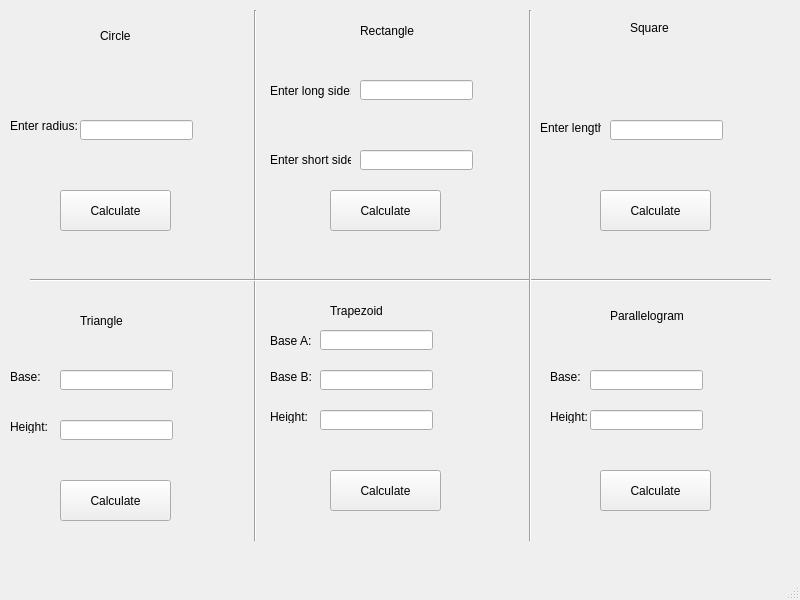
<?xml version="1.0" encoding="UTF-8"?>
<ui version="4.0">
 <class>MainWindow</class>
 <widget class="QMainWindow" name="MainWindow">
  <property name="geometry">
   <rect>
    <x>0</x>
    <y>0</y>
    <width>800</width>
    <height>600</height>
   </rect>
  </property>
  <property name="windowTitle">
   <string>LANGDON_SHAPES</string>
  </property>
  <widget class="QWidget" name="centralwidget">
   <widget class="QLabel" name="radius_label">
    <property name="geometry">
     <rect>
      <x>10</x>
      <y>100</y>
      <width>101</width>
      <height>51</height>
     </rect>
    </property>
    <property name="text">
     <string>Enter radius:</string>
    </property>
   </widget>
   <widget class="QLineEdit" name="radius_input">
    <property name="geometry">
     <rect>
      <x>80</x>
      <y>120</y>
      <width>113</width>
      <height>20</height>
     </rect>
    </property>
   </widget>
   <widget class="QPushButton" name="calc_button_circle">
    <property name="geometry">
     <rect>
      <x>60</x>
      <y>190</y>
      <width>111</width>
      <height>41</height>
     </rect>
    </property>
    <property name="text">
     <string>Calculate</string>
    </property>
   </widget>
   <widget class="Line" name="line">
    <property name="geometry">
     <rect>
      <x>240</x>
      <y>10</y>
      <width>31</width>
      <height>531</height>
     </rect>
    </property>
    <property name="orientation">
     <enum>Qt::Vertical</enum>
    </property>
   </widget>
   <widget class="QLabel" name="label">
    <property name="geometry">
     <rect>
      <x>100</x>
      <y>10</y>
      <width>91</width>
      <height>51</height>
     </rect>
    </property>
    <property name="styleSheet">
     <string notr="true">font: 12pt &quot;MS Shell Dlg 2&quot;;</string>
    </property>
    <property name="text">
     <string>Circle</string>
    </property>
   </widget>
   <widget class="Line" name="line_2">
    <property name="geometry">
     <rect>
      <x>30</x>
      <y>270</y>
      <width>741</width>
      <height>20</height>
     </rect>
    </property>
    <property name="orientation">
     <enum>Qt::Horizontal</enum>
    </property>
   </widget>
   <widget class="Line" name="line_3">
    <property name="geometry">
     <rect>
      <x>520</x>
      <y>10</y>
      <width>20</width>
      <height>531</height>
     </rect>
    </property>
    <property name="orientation">
     <enum>Qt::Vertical</enum>
    </property>
   </widget>
   <widget class="QLabel" name="label_2">
    <property name="geometry">
     <rect>
      <x>360</x>
      <y>20</y>
      <width>81</width>
      <height>21</height>
     </rect>
    </property>
    <property name="styleSheet">
     <string notr="true">font: 12pt &quot;MS Shell Dlg 2&quot;;</string>
    </property>
    <property name="text">
     <string>Rectangle</string>
    </property>
   </widget>
   <widget class="QLabel" name="label_3">
    <property name="geometry">
     <rect>
      <x>270</x>
      <y>80</y>
      <width>81</width>
      <height>21</height>
     </rect>
    </property>
    <property name="text">
     <string>Enter long side:</string>
    </property>
   </widget>
   <widget class="QLabel" name="label_4">
    <property name="geometry">
     <rect>
      <x>270</x>
      <y>150</y>
      <width>81</width>
      <height>20</height>
     </rect>
    </property>
    <property name="text">
     <string>Enter short side:</string>
    </property>
   </widget>
   <widget class="QLineEdit" name="long_side_input">
    <property name="geometry">
     <rect>
      <x>360</x>
      <y>80</y>
      <width>113</width>
      <height>20</height>
     </rect>
    </property>
   </widget>
   <widget class="QLineEdit" name="short_side_input">
    <property name="geometry">
     <rect>
      <x>360</x>
      <y>150</y>
      <width>113</width>
      <height>20</height>
     </rect>
    </property>
   </widget>
   <widget class="QPushButton" name="calc_button_rectangle">
    <property name="geometry">
     <rect>
      <x>330</x>
      <y>190</y>
      <width>111</width>
      <height>41</height>
     </rect>
    </property>
    <property name="text">
     <string>Calculate</string>
    </property>
   </widget>
   <widget class="QLabel" name="label_5">
    <property name="geometry">
     <rect>
      <x>630</x>
      <y>20</y>
      <width>61</width>
      <height>16</height>
     </rect>
    </property>
    <property name="styleSheet">
     <string notr="true">font: 12pt &quot;MS Shell Dlg 2&quot;;</string>
    </property>
    <property name="text">
     <string>Square</string>
    </property>
   </widget>
   <widget class="QLineEdit" name="side_input">
    <property name="geometry">
     <rect>
      <x>610</x>
      <y>120</y>
      <width>113</width>
      <height>20</height>
     </rect>
    </property>
   </widget>
   <widget class="QLabel" name="label_6">
    <property name="geometry">
     <rect>
      <x>540</x>
      <y>120</y>
      <width>61</width>
      <height>16</height>
     </rect>
    </property>
    <property name="text">
     <string>Enter length:</string>
    </property>
   </widget>
   <widget class="QPushButton" name="calc_button_square">
    <property name="geometry">
     <rect>
      <x>600</x>
      <y>190</y>
      <width>111</width>
      <height>41</height>
     </rect>
    </property>
    <property name="text">
     <string>Calculate</string>
    </property>
   </widget>
   <widget class="QLabel" name="label_7">
    <property name="geometry">
     <rect>
      <x>80</x>
      <y>300</y>
      <width>91</width>
      <height>41</height>
     </rect>
    </property>
    <property name="styleSheet">
     <string notr="true">font: 12pt &quot;MS Shell Dlg 2&quot;;</string>
    </property>
    <property name="text">
     <string>Triangle</string>
    </property>
   </widget>
   <widget class="QLabel" name="label_8">
    <property name="geometry">
     <rect>
      <x>10</x>
      <y>370</y>
      <width>47</width>
      <height>13</height>
     </rect>
    </property>
    <property name="text">
     <string>Base:</string>
    </property>
   </widget>
   <widget class="QLabel" name="label_9">
    <property name="geometry">
     <rect>
      <x>10</x>
      <y>420</y>
      <width>47</width>
      <height>13</height>
     </rect>
    </property>
    <property name="text">
     <string>Height:</string>
    </property>
   </widget>
   <widget class="QLineEdit" name="base_input">
    <property name="geometry">
     <rect>
      <x>60</x>
      <y>370</y>
      <width>113</width>
      <height>20</height>
     </rect>
    </property>
   </widget>
   <widget class="QLineEdit" name="height_input">
    <property name="geometry">
     <rect>
      <x>60</x>
      <y>420</y>
      <width>113</width>
      <height>20</height>
     </rect>
    </property>
   </widget>
   <widget class="QPushButton" name="calc_button_triangle">
    <property name="geometry">
     <rect>
      <x>60</x>
      <y>480</y>
      <width>111</width>
      <height>41</height>
     </rect>
    </property>
    <property name="text">
     <string>Calculate</string>
    </property>
   </widget>
   <widget class="QLabel" name="label_10">
    <property name="geometry">
     <rect>
      <x>330</x>
      <y>300</y>
      <width>91</width>
      <height>21</height>
     </rect>
    </property>
    <property name="styleSheet">
     <string notr="true">font: 12pt &quot;MS Shell Dlg 2&quot;;</string>
    </property>
    <property name="text">
     <string>Trapezoid</string>
    </property>
   </widget>
   <widget class="QLabel" name="label_11">
    <property name="geometry">
     <rect>
      <x>270</x>
      <y>330</y>
      <width>51</width>
      <height>21</height>
     </rect>
    </property>
    <property name="text">
     <string>Base A:</string>
    </property>
   </widget>
   <widget class="QLabel" name="base_b_input">
    <property name="geometry">
     <rect>
      <x>270</x>
      <y>370</y>
      <width>47</width>
      <height>13</height>
     </rect>
    </property>
    <property name="text">
     <string>Base B:</string>
    </property>
   </widget>
   <widget class="QLabel" name="height_">
    <property name="geometry">
     <rect>
      <x>270</x>
      <y>410</y>
      <width>47</width>
      <height>13</height>
     </rect>
    </property>
    <property name="text">
     <string>Height:</string>
    </property>
   </widget>
   <widget class="QLineEdit" name="base_a_input">
    <property name="geometry">
     <rect>
      <x>320</x>
      <y>330</y>
      <width>113</width>
      <height>20</height>
     </rect>
    </property>
   </widget>
   <widget class="QLineEdit" name="trap_height_input">
    <property name="geometry">
     <rect>
      <x>320</x>
      <y>410</y>
      <width>113</width>
      <height>20</height>
     </rect>
    </property>
   </widget>
   <widget class="QPushButton" name="calc_button_trapezoid">
    <property name="geometry">
     <rect>
      <x>330</x>
      <y>470</y>
      <width>111</width>
      <height>41</height>
     </rect>
    </property>
    <property name="text">
     <string>Calculate</string>
    </property>
   </widget>
   <widget class="QLabel" name="label_12">
    <property name="geometry">
     <rect>
      <x>610</x>
      <y>300</y>
      <width>131</width>
      <height>31</height>
     </rect>
    </property>
    <property name="styleSheet">
     <string notr="true">font: 12pt &quot;MS Shell Dlg 2&quot;;</string>
    </property>
    <property name="text">
     <string>Parallelogram</string>
    </property>
   </widget>
   <widget class="QLabel" name="label_13">
    <property name="geometry">
     <rect>
      <x>550</x>
      <y>370</y>
      <width>47</width>
      <height>13</height>
     </rect>
    </property>
    <property name="text">
     <string>Base:</string>
    </property>
   </widget>
   <widget class="QLabel" name="label_14">
    <property name="geometry">
     <rect>
      <x>550</x>
      <y>410</y>
      <width>47</width>
      <height>13</height>
     </rect>
    </property>
    <property name="text">
     <string>Height:</string>
    </property>
   </widget>
   <widget class="QLineEdit" name="para_base_input">
    <property name="geometry">
     <rect>
      <x>590</x>
      <y>370</y>
      <width>113</width>
      <height>20</height>
     </rect>
    </property>
   </widget>
   <widget class="QLineEdit" name="para_height_input">
    <property name="geometry">
     <rect>
      <x>590</x>
      <y>410</y>
      <width>113</width>
      <height>20</height>
     </rect>
    </property>
   </widget>
   <widget class="QPushButton" name="calc_button_para">
    <property name="geometry">
     <rect>
      <x>600</x>
      <y>470</y>
      <width>111</width>
      <height>41</height>
     </rect>
    </property>
    <property name="text">
     <string>Calculate</string>
    </property>
   </widget>
   <widget class="QLineEdit" name="base_b_input_2">
    <property name="geometry">
     <rect>
      <x>320</x>
      <y>370</y>
      <width>113</width>
      <height>20</height>
     </rect>
    </property>
   </widget>
  </widget>
  <widget class="QMenuBar" name="menubar">
   <property name="geometry">
    <rect>
     <x>0</x>
     <y>0</y>
     <width>800</width>
     <height>21</height>
    </rect>
   </property>
   <property name="autoFillBackground">
    <bool>false</bool>
   </property>
  </widget>
  <widget class="QStatusBar" name="statusbar"/>
 </widget>
 <resources/>
 <connections/>
</ui>
